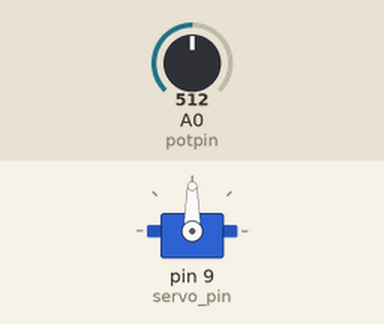
Simulated run of this sketch. Board: Arduino Uno, built with avr-gcc and run on an emulated ATmega328P. Parts: servo. Inputs (shaded band) come from the test bench; at power-on: A0 (potpin) = 512.

Above: at 1.2 s.
1.3 s: A0 (potpin) set to 716
At 2.5 s:
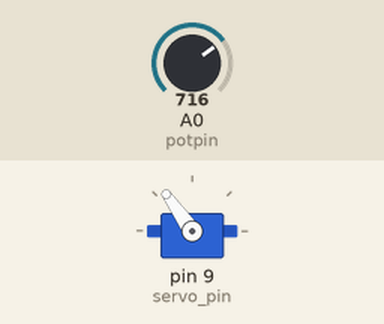
2.8 s: A0 (potpin) set to 900
At 3.3 s:
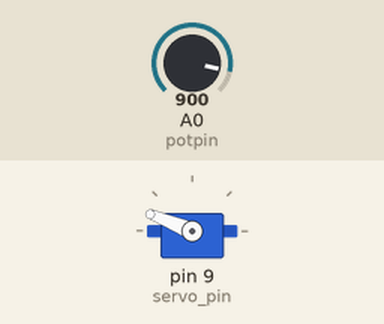
4.3 s: A0 (potpin) set to 1023
At 4.8 s:
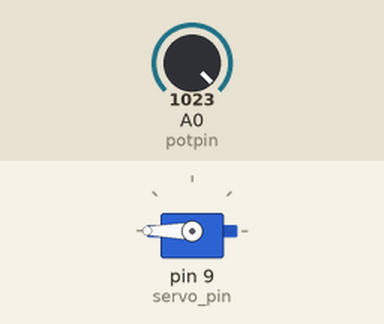
5.8 s: A0 (potpin) set to 306
At 6.8 s:
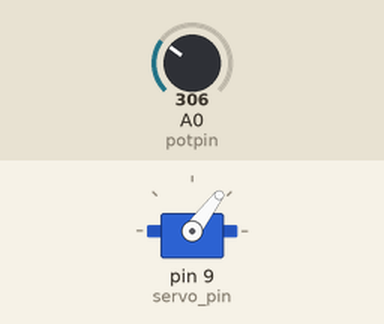
7.3 s: A0 (potpin) set to 122
At 8.2 s:
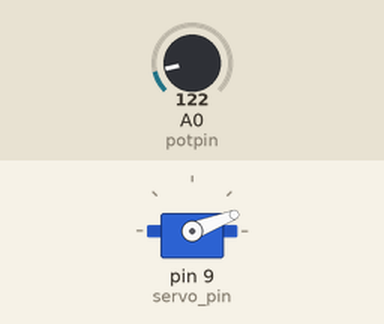
Timing chart, 0 to 9.8 s (numbered marks = the images above; inputs shaded):
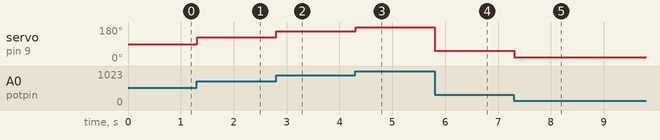

The sketch:

KnobServo.ino
```cpp
/*
 Controlling a servo position using a potentiometer (variable resistor)
 by Michal Rinott <http://people.interaction-ivrea.it/m.rinott>

 modified on 8 Nov 2013
 by Scott Fitzgerald
 http://www.arduino.cc/en/Tutorial/Knob
*/

#include <Servo.h>

Servo myservo;  // create servo object to control a servo

int servo_pin = 9; // This is the PWM capable output pin that we will use for controlling the servo
int potpin = 0;  // analog pin used to connect the potentiometer
int val;    // variable to read the value from the analog pin

void setup() {
  myservo.attach(servo_pin);  // attaches the servo on pin 9 to the servo object
                              // see definition of servo_pin above to see how it is pin 9
}

void loop() {
  val = analogRead(potpin);            // reads the value of the potentiometer (value between 0 and 1023)
  val = map(val, 0, 1023, 0, 180);     // scale it to use it with the servo (value between 0 and 180)
  myservo.write(val);                  // sets the servo position according to the scaled value

  delay(15);                           // waits for the servo to get there
}
```

Measured:
- after the input at 1.3 s, servo on pin 9 (servo_pin): 90° → 125° at once
- after the input at 2.8 s, servo on pin 9 (servo_pin): 125° → 158° at once
- after the input at 4.3 s, servo on pin 9 (servo_pin): 158° → 180° at once
- after the input at 5.8 s, servo on pin 9 (servo_pin): 180° → 53° at once
- after the input at 7.3 s, servo on pin 9 (servo_pin): 53° → 21° at once
